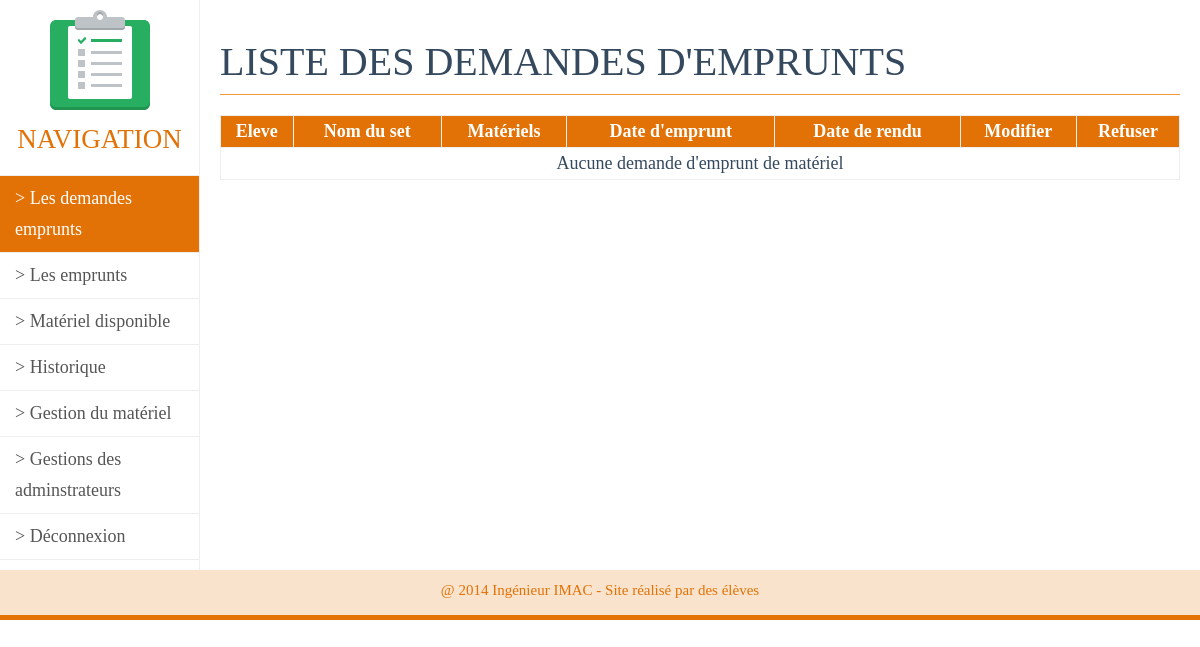
The app's page /administrator/index.php, older data.
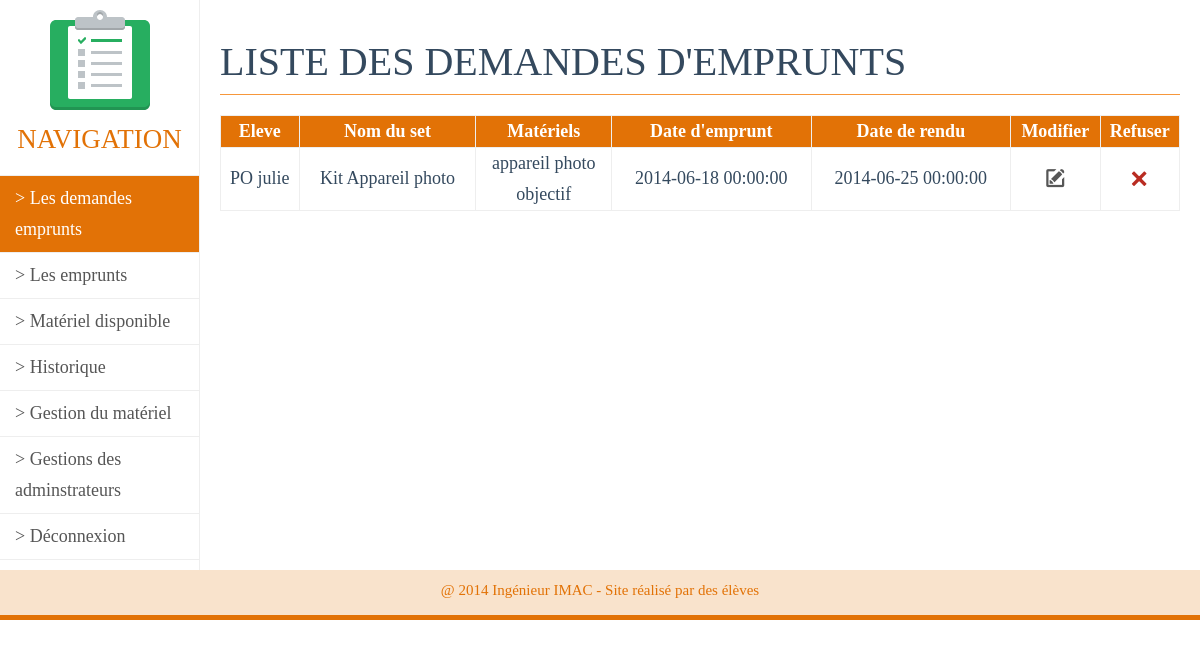
The same page, newer data.
### tables this page shows
CREATE TABLE IF NOT EXISTS `loan` (
  `ID_Loan` int(11) NOT NULL AUTO_INCREMENT,
  `tutor` varchar(32) NOT NULL COMMENT 'Enseignant Responsable',
  `project_name` varchar(32) NOT NULL,
  `loan_date` datetime NOT NULL COMMENT 'date du pret',
  `due_date` datetime NOT NULL COMMENT 'date du rendu',
  `collaborators` text COMMENT 'autres membres',
  `ID_State` int(11) NOT NULL,
  PRIMARY KEY (`ID_Loan`),
  KEY `ID_State` (`ID_State`)
);

CREATE TABLE IF NOT EXISTS `user` (
  `ID_User` int(11) NOT NULL AUTO_INCREMENT,
  `ID_Student` int(11) NOT NULL,
  `login` varchar(16) NOT NULL,
  `lastname` varchar(32) NOT NULL,
  `firstname` varchar(32) NOT NULL,
  `e_mail` varchar(32) NOT NULL,
  `grade` varchar(32) NOT NULL,
  PRIMARY KEY (`ID_User`)
);

CREATE TABLE IF NOT EXISTS `lending` (
  `ID_User` int(11) NOT NULL,
  `ID_Loan` int(11) NOT NULL,
  `ID_Kit` int(11) NOT NULL,
  PRIMARY KEY (`ID_Loan`,`ID_Kit`),
  KEY `ID_User` (`ID_User`,`ID_Loan`,`ID_Kit`),
  KEY `ID_Kit` (`ID_Kit`)
);

CREATE TABLE IF NOT EXISTS `kit` (
  `ID_Kit` int(11) NOT NULL AUTO_INCREMENT,
  `label` varchar(128) NOT NULL,
  `description` text NOT NULL,
  PRIMARY KEY (`ID_Kit`)
);

CREATE TABLE IF NOT EXISTS `item` (
  `ID_item` varchar(32) NOT NULL,
  `label` varchar(128) NOT NULL,
  `description` text NOT NULL,
  `ID_Kit` int(11) NOT NULL,
  `ID_Type` int(11) NOT NULL,
  `brand` enum('Sony','Canon','Nikon','Autre') NOT NULL,
  `model` varchar(64) NOT NULL,
  PRIMARY KEY (`ID_item`),
  KEY `ID_Set` (`ID_Kit`,`ID_Type`),
  KEY `ID_Type` (`ID_Type`)
);

### all-variables.php (called while the page is built, shortened)
<?php
	function getAllWaitRent() {
		$sql = 'SELECT * FROM loan
		WHERE loan.ID_State = 2';
    	$result = mysql_query($sql);
    	return $result;
	}
	function getAllInfoRent($id_loan) {
		$sql = 'SELECT * FROM lending
				LEFT JOIN kit ON kit.ID_Kit = lending.ID_Kit
				WHERE lending.ID_Loan = '.$id_loan;
    	$result = mysql_query($sql);
    	return $result;
	}
	function getItemFromKit($id_kit) {
		$sql = 'SELECT * FROM item
				WHERE ID_Kit = '.$id_kit;
    	$result = mysql_query($sql);
    	return $result;
	}
	function getUserByIdLoan($id_loan) {
		$sql = 'SELECT * FROM user
				LEFT JOIN lending ON lending.ID_User = user.ID_User
				LEFT JOIN loan ON lending.ID_Loan = loan.ID_Loan
				WHERE loan.ID_Loan = '.$id_loan;
    	$result = mysql_query($sql);
    	return $result;
	}
?>

### administrator/index.php (the view, shortened to what this page needs)
<?php
  include('../all-variables.php');
 ?>
<!DOCTYPE html>
<html lang="en">
  <head>
    <link href="../bootstrap/css/bootstrap.css" rel="stylesheet">
    <link href="../css/flat-ui.css" rel="stylesheet">
    <link href="../css/admin.css" rel="stylesheet">
  </head>
  <body>
    <div class="col-xs-2 column" id="menu">
      <img src="../images/icons/svg/clipboard.svg" alt="Clipboard">
      <h4>Navigation</h4>
      <nav>
        <a href="#" class="actif"> > Les demandes emprunts</a>
        <a href="#"> > Les emprunts </a>
        <a href="#"> > Matériel disponible</a>
        <a href="#"> > Historique</a>
        <a href="#"> > Gestion du matériel</a>
        <a href="#"> > Gestions des adminstrateurs</a>
        <a href="#"> > Déconnexion</a>
      </nav>
    </div>
    <div class="col-xs-10 column" id="content">
      <h3>Liste des demandes d'emprunts</h3>
      <table>
        <tbody>
          <tr>
            <th>Eleve</th>
            <th>Nom du set</th>
            <th>Matériels</th>
            <th>Date d'emprunt</th>
            <th>Date de rendu</th>
            <th>Modifier</th>
            <th>Refuser</th>
          </tr>
          <?php
                $rent = getAllWaitRent();
                if(mysql_num_rows($rent) == 0)
                  echo '<tr><td colspan="7">Aucune demande d\'emprunt de matériel</td></tr>';
                while($rents = mysql_fetch_object($rent)) {
                  echo "<tr>";
                    $user = getUserByIdLoan($rents-> ID_Loan);
                    $users = $infoRents = mysql_fetch_object($user);
                    echo "<td>".strtoupper ($users-> lastname). " ".($users-> firstname)."</td>";
                    echo "<td>";
                    $allMateriel = "";
                    $infoRent = getAllInfoRent($rents-> ID_Loan);
                    while($infoRents = mysql_fetch_object($infoRent)) {
                      echo "<span>".($infoRents-> label)."</span>";
                      $matos = getItemFromKit($infoRents-> ID_Kit);
                      while($mato = mysql_fetch_object($matos)) {
                        $allMateriel =  $allMateriel."<span>".($mato-> label)."</span>";
                      }
                    }
                    echo "</td>";
                    echo "<td>".$allMateriel."</td>";
                    echo "<td>".($rents-> loan_date)."</td>";
                    echo "<td>".($rents-> due_date)."</td>";
                    echo '<td><a href="#"><span class="fui-new"></span></a></td>';
                    echo '<td><a href="?action=r&id='.($rents-> ID_Loan).'"><span class="fui-cross"></span></a></td>';
                  echo "</tr>";
                }
              ?>
        </tbody>
      </table>
    </div>
    <footer>
      <p>@ 2014 Ingénieur IMAC - Site réalisé par des élèves</p>
    </footer>
  </body>
</html>

Row changes from the older to the newer data that the page shows:
added loan: user.lastname "PO", user.firstname "julie", item.label "appareil photo objectif", loan_date "2014-06-18 00:00:00", due_date "2014-06-25 00:00:00"
added lending: ID_Kit.label "Kit Appareil photo"
Text that changed along with them:
text no longer shown: "Aucune demande d ' emprunt de matériel"
